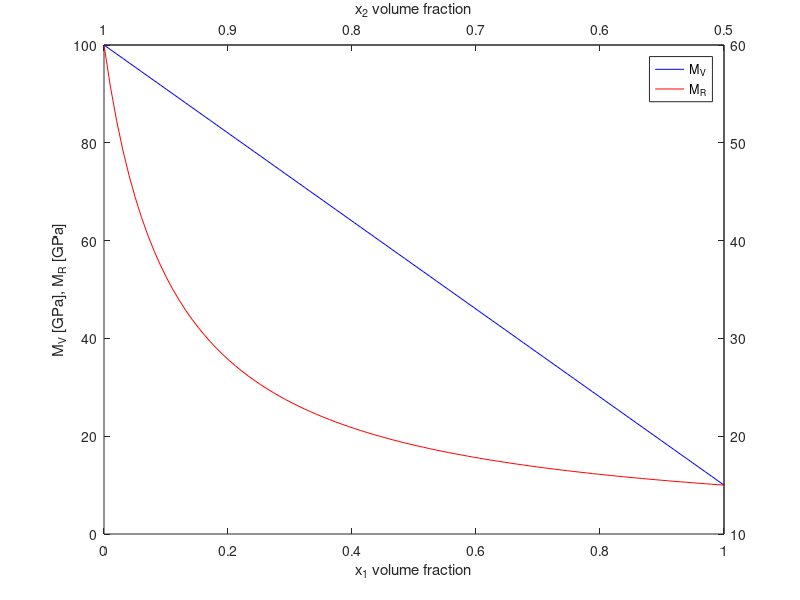

Write the MATLAB code that produced this figure.
%This is a script to produce a graph for problem 1b

% elastic moduli [GPa]
M1 = 10;
M2 = 100;

x1 = linspace(0,1);
x2 = 1 - x1;

% Voigt bound
MV = x1*M1 + x2*M2;

% Reuss bound
MR = 1./((x1/M1) + (x2/M2));

plot(x1,MV,'b')
xlabel('x_1 volume fraction')
ylabel('M_V [GPa], M_R [GPa]')
ax1=gca;
hold on
plot(x1,MR,'r')
legend('M_V','M_R')
ax2 = axes('Position', get(ax1, 'Position'),'Color', 'none');
set(ax2, 'XAxisLocation', 'top','YAxisLocation','Right');
% set the same Limits and Ticks on ax2 as on ax1;
set(ax2, 'XLim', get(ax1, 'XLim'),'YLim', get(ax1, 'YLim'));
set(ax2, 'XTick', get(ax1, 'XTick'), 'YTick', get(ax1, 'YTick'));
OppTickLabelsX = {'1' '0.9' '0.8' '0.7' '0.6' '0.5' '0.4' '0.3' '0.2' '0.1' '0'};
OppTickLabelsY = {'10' '20' '30' '40' '50' '60' '70' '80' '90' '100'};
% Set the x-tick and y-tick  labels for the second axes
set(ax2, 'XTickLabel', OppTickLabelsX,'YTickLabel',OppTickLabelsY);
xlabel('x_2 volume fraction')
